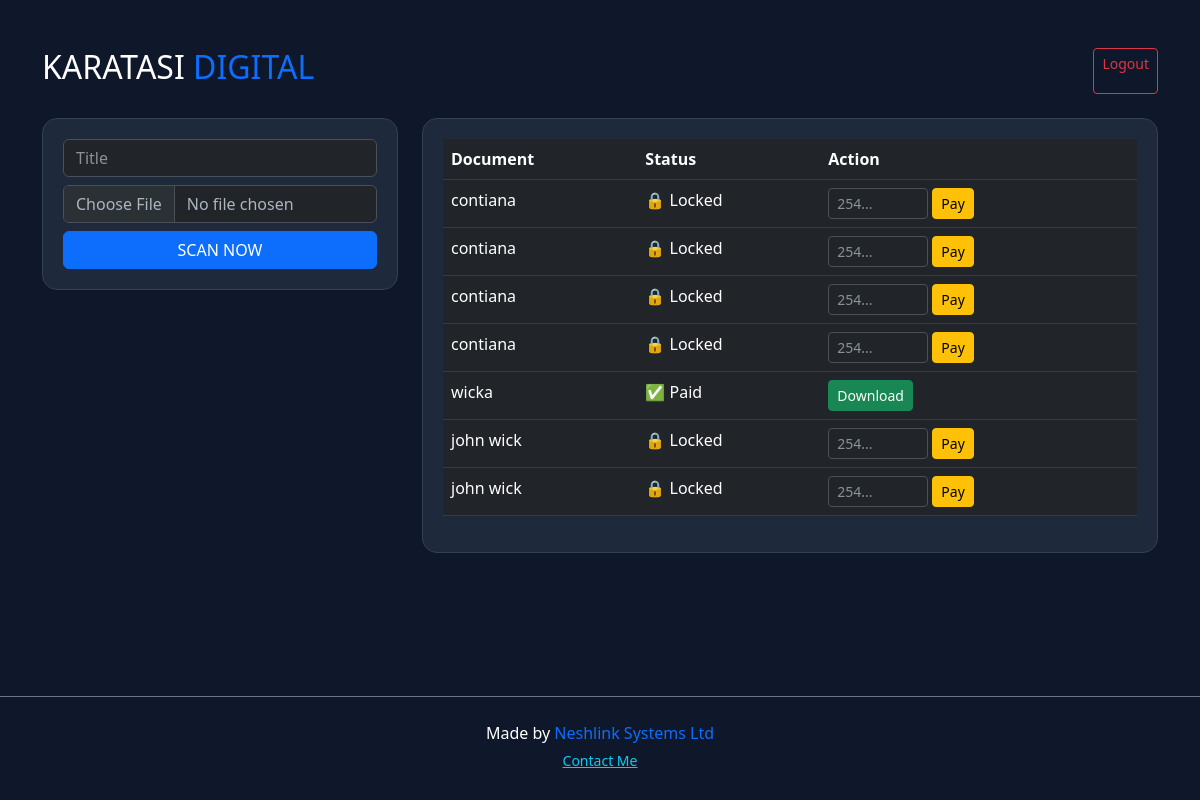
The app's page / (signed in) with its own data.
### scanner/models.py (models this page shows, shortened)
class Document(models.Model):
    user = models.ForeignKey(User, on_delete=models.CASCADE, null=True, blank=True) # <--- 2. Check this line
    title = models.CharField(max_length=255)
    image = models.ImageField(upload_to='scans/')
    extracted_text = models.TextField(blank=True)
    uploaded_at = models.DateTimeField(auto_now_add=True)
    is_paid = models.BooleanField(default=False)
    checkout_request_id = models.CharField(max_length=100, blank=True, null=True)
    mpesa_receipt = models.CharField(max_length=100, blank=True, null=True)

### scanner/views.py (the view, shortened to what this page needs)
# urls.py: path('', views.upload_and_scan, name='upload_scan'),
@login_required(login_url='login')
def upload_and_scan(request):
    document = None
    query = request.GET.get('q')
    history = Document.objects.filter(user=request.user).order_by('-uploaded_at')
    if query:
        history = history.filter(title__icontains=query)
    return render(request, 'scanner/upload.html', {'document': document, 'history': history})

### scanner/templates/scanner/upload.html (shortened to what this page needs)
<!DOCTYPE html>
<html lang="en" data-bs-theme="dark">
<head>
    <link href="https://cdn.jsdelivr.net/npm/bootstrap@5.3.0/dist/css/bootstrap.min.css" rel="stylesheet">
</head>
<body class="d-flex flex-column min-vh-100">
    <div class="container py-5 flex-grow-1">
        <div class="d-flex justify-content-between mb-4">
            <h2>KARATASI <span class="text-primary">DIGITAL</span></h2>
            <a href="{% url 'logout' %}" class="btn btn-outline-danger btn-sm">Logout</a>
        </div>
        <div class="row g-4">
            <div class="col-md-4">
                <div class="glass-card">
                    <form method="POST" enctype="multipart/form-data">
                        <input type="text" name="title" class="form-control mb-2" placeholder="Title" required>
                        <input type="file" name="image_file" class="form-control mb-2" required>
                        <button type="submit" class="btn btn-primary w-100">SCAN NOW</button>
                    </form>
                </div>
            </div>
            <div class="col-md-8">
                <div class="glass-card">
                    <table class="table table-dark">
                        <thead><tr><th>Document</th><th>Status</th><th>Action</th></tr></thead>
                        <tbody>
                            {% for item in history %}
                            <tr>
                                <td>{{ item.title }}</td>
                                <td>{% if item.is_paid %}✅ Paid{% else %}🔒 Locked{% endif %}</td>
                                <td>
                                    {% if item.is_paid %}
                                        <a href="{% url 'download_pdf' item.id %}" class="btn btn-sm btn-success">Download</a>
                                    {% else %}
                                        <form action="{% url 'pay_for_scan' item.id %}" method="POST" class="d-flex gap-1">
                                            <input type="text" name="phone" placeholder="254..." class="form-control form-control-sm" style="width:100px;">
                                            <button class="btn btn-sm btn-warning">Pay</button>
                                        </form>
                                    {% endif %}
                                </td>
                            </tr>
                            {% endfor %}
                        </tbody>
                    </table>
                </div>
            </div>
        </div>
    </div>
    <footer class="py-4 border-top border-secondary text-center">
        <p class="mb-0">Made by <span class="text-primary">Neshlink Systems Ltd</span></p>
        <button class="btn btn-link btn-sm text-info" data-bs-toggle="modal" data-bs-target="#cModal">Contact Me</button>
    </footer>
</body>
</html>

### scanner/templates/scanner/upload.html (style rules this page uses)
body { background: #0f172a; color: white; min-height: 100vh; display: flex; flex-direction: column; }
.glass-card { background: #1e293b; border-radius: 15px; padding: 20px; border: 1px solid #334155; }

### records on screen
Document: title "contiana", is_paid "🔒 Locked"
Document: title "contiana", is_paid "🔒 Locked"
Document: title "contiana", is_paid "🔒 Locked"
Document: title "contiana", is_paid "🔒 Locked"
Document: title "wicka", is_paid "✅ Paid"
Document: title "john wick", is_paid "🔒 Locked"
Document: title "john wick", is_paid "🔒 Locked"
